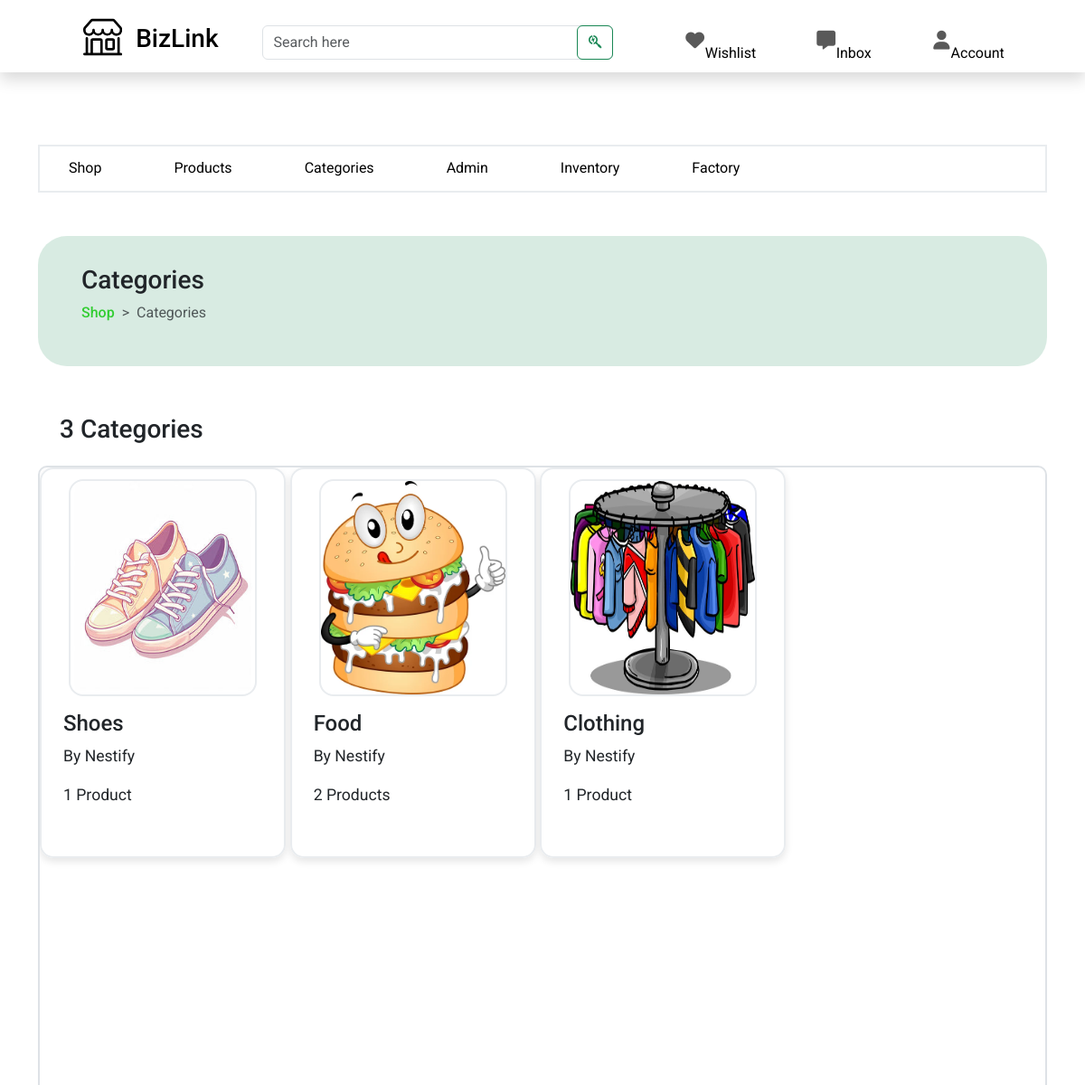
Page /core/owner/home/categories/ (signed in, upper part) on the earlier database version.
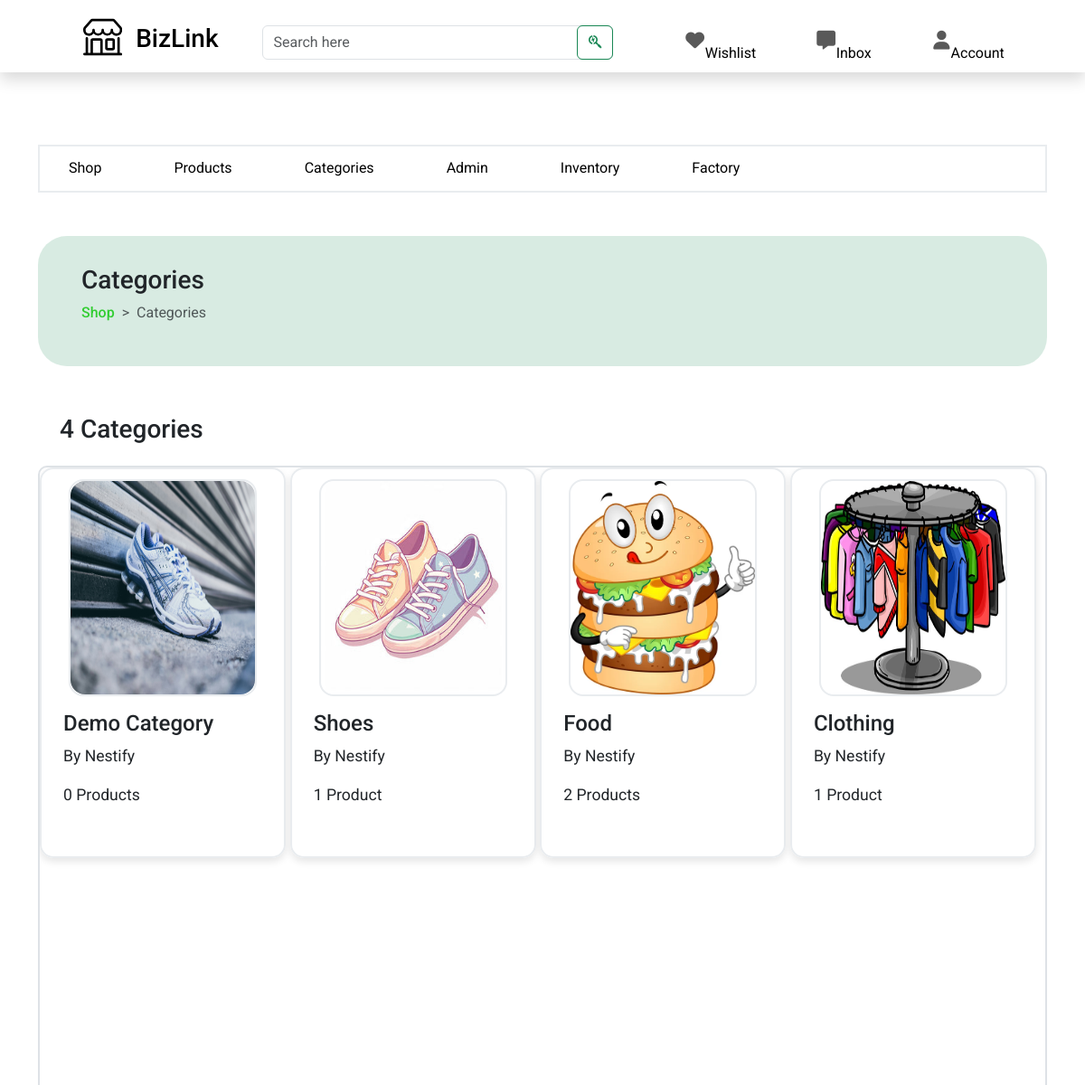
Same page on the later database version.
### shop/models.py (models this page shows, shortened)
class Category(models.Model):
    categoryId =  ShortUUIDField(unique=True, length=10, max_length=21, prefix="category", alphabet="ABCDEF0123456789")
    name = models.CharField(max_length=255)
    description = models.TextField(blank=False, null=False)
    image = models.ImageField(upload_to='category_directory_path', blank=True, null=True)
    shop = models.ForeignKey(Shop, related_name='shop_categories', on_delete=models.CASCADE)
    created_at = models.DateTimeField(auto_now_add=True)
    created_by = models.ForeignKey(settings.AUTH_USER_MODEL, on_delete=models.CASCADE, related_name="user_categories")
    class Meta:
        ordering = ('name',)
        verbose_name_plural = 'Categories'
        unique_together = ('created_by', 'name')

class Shop(models.Model):
    shopId = ShortUUIDField(unique=True, length=10, max_length=21, prefix="shop", alphabet="ABCDEF0123456789")
    name = models.CharField(max_length=255)
    description = models.TextField(blank=False, null=False)
    image = models.ImageField(upload_to='shop_directory_path', blank=True, null=True)
    address = models.TextField(blank=False, null=False)
    contact = models.CharField(max_length=255)
    created_at = models.DateTimeField(auto_now_add=True)
    created_by = models.OneToOneField(settings.AUTH_USER_MODEL, on_delete=models.CASCADE, related_name="user_shop")
    class Meta:
        ordering = ('name',)
        unique_together = ('created_by', 'name')

### core/views.py (the view, shortened to what this page needs)
# urls.py: path("owner/home/categories/", views.category, name="category"),
def category(request):
    user = request.user
    if user.user_type == 'business_owner':
        categories = Category.objects.filter(created_by=user).order_by("-created_at")
        if not categories.exists():  # Check if the queryset is empty
            messages.info(request, "You don't have any categories yet.")
    return render(request, "core/owner/category.html", {
        'categories': categories,
    })

### core/templatetags/custom_tags.py (called while the page is built)
@register.filter
def startswith(value, arg):
    return value.startswith(arg)

### templates/core/owner/category.html (shortened to what this page needs)
{% extends "core/owner/owner-base.html" %}
{% load static %}
{% block content %}
<section class="category_intro_section">
    <div class="container">
        <div class="intro-section-box">
            <div class="intro-banner">
                <h3>Categories</h3>
                <div class="breadcrumb-box">
                    <ol class="breadcrumb">
                        <li class="breadcrumb-item"><a href="{% url 'core:owner_shop' %}">Shop</a></li>
                        <li class="breadcrumb-item active" aria-current="page">Categories</li>
                      </ol>
                </div>
            </div>
            <div class="category-collection">
                {% if categories %}
                    <h3>
                        {% if categories.count  == 1 %}
                            1 Category
                        {% else %}
                            {% if categories.count == 0%}
                                <p>You have no categories</p>
                            {% else %}
                                {{ categories.count  }} Categories
                            {% endif %}
                        {% endif %}
                    </h3>
                        <div class="category-collection-box">
                            {% for category in categories %}
                                <div class="category-box">
                                    {% if category.image %}
                                        <div class="category-image">
                                            <a href="{% url 'core:category_detail' category.categoryId %}"><img src="{{ category.image.url }}" alt="{{ category.name }} image"></a>
                                        </div>
                                    {% else %}
                                        <div class="category-image">
                                            <a href="{% url 'core:category_detail' category.categoryId %}"><img src="{% static 'img/category.png' %}" alt="{{ category.name }} image"></a>
                                        </div>
                                    {% endif %}
                                    <h4>{{ category.name }}</h4>
                                    <p>By {{ category.shop.name }}</p>
                                    <p>
                                        {% if category.category_products.count == 1 %}
                                            1 Product
                                        {% else %}
                                            {{ category.category_products.count }} Products
                                        {% endif %}
                                    </p>
                                </div>
                            {% endfor %}
                        </div>
                {% else %}
                    <p>No categories available.
                        {% if user.user_type == "business_owner" %}
                            <a href="{% url 'core:factory' %}">Click here</a> to create categories</p>
                        {% endif %}
                {% endif %}
            </div>
        </div>
    </div>
</section>
{% endblock %}

Differences in the rows shown:
added Category: image (picture), name "Demo Category", shop.name "Nestify", category_products.count "0"
Other differences:
{{ categories.count }}: "3" → "4"
